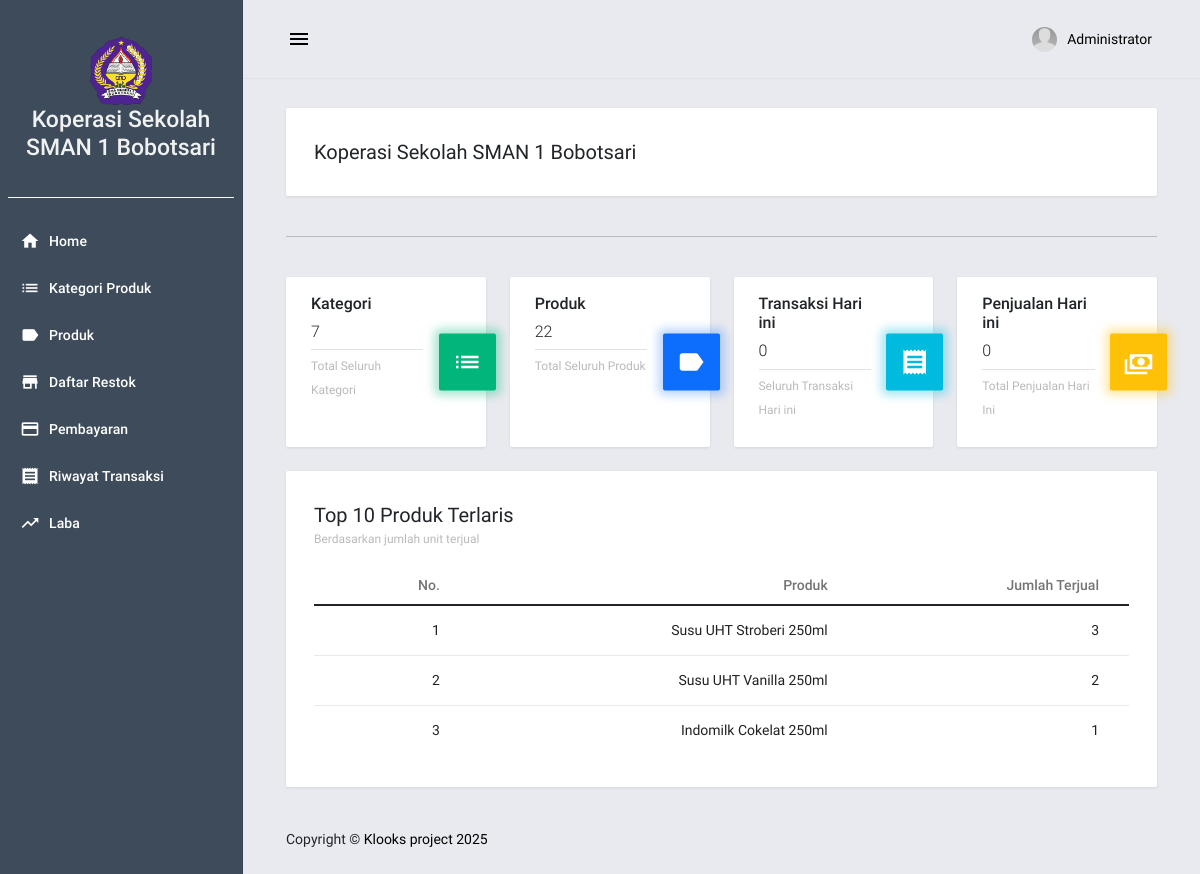
The app's page / (signed in), older data.
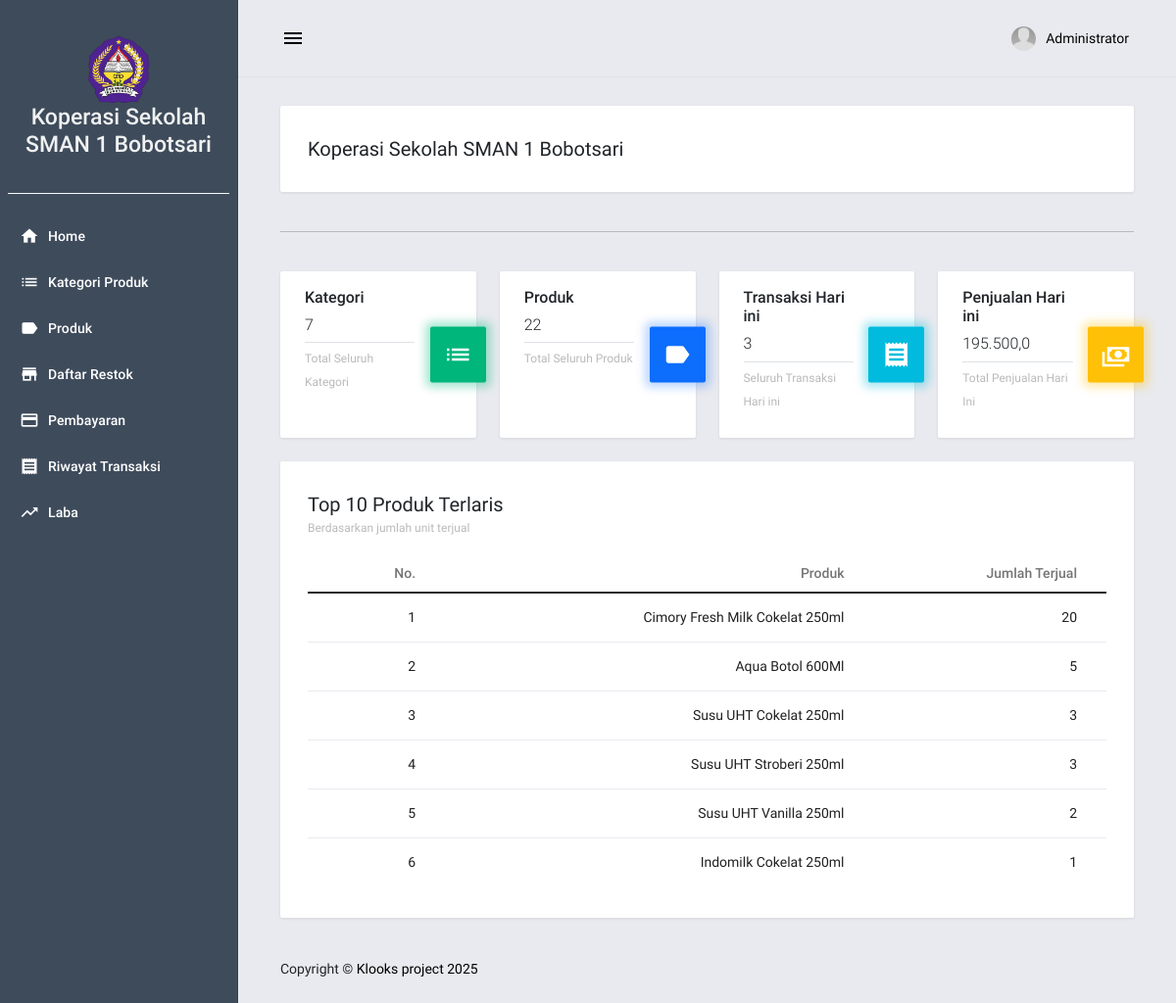
The same page, newer data.
### posApp/models.py (models this page shows, shortened)
class Products(models.Model):
    code = models.CharField(max_length=100)
    category_id = models.ForeignKey(Category, on_delete=models.CASCADE)
    name = models.TextField()
    price = models.FloatField(default=0)
    modal = models.FloatField(default=0)
    status = models.IntegerField(default=1)
    stock = models.BigIntegerField(default=0)
    date_added = models.DateTimeField(default=timezone.now)
    date_updated = models.DateTimeField(auto_now=True)

### posApp/views.py (the view)
# urls.py: 2. Add a URL to urlpatterns:  path('', views.home, name='home')
@login_required
def home(request):
    now = datetime.now()
    current_year = now.strftime("%Y")
    current_month = now.strftime("%m")
    current_day = now.strftime("%d")
    categories = len(Category.objects.all())
    products = len(Products.objects.all())
    transaction = len(Sales.objects.filter(
        date_added__year=current_year,
        date_added__month = current_month,
        date_added__day = current_day
    ))
    today_sales = Sales.objects.filter(
        date_added__year=current_year,
        date_added__month = current_month,
        date_added__day = current_day
    ).all()
    total_sales = sum(today_sales.values_list('grand_total',flat=True))
    top_products = (
        salesItems.objects.values('product_id', 'product_id__name')
        .annotate(total_qty=Sum('qty'))
        .order_by('-total_qty')[:10]
    )
    context = {
        'page_title':'Home',
        'categories' : categories,
        'products' : products,
        'transaction' : transaction,
        'total_sales' : total_sales,
        'top_products': top_products,
    }
    return render(request, 'posApp/home.html',context)

### posApp/templates/posApp/home.html (shortened to what the changed rows need)
{% extends "posApp/base.html" %} {% load humanize %} {% block pageContent %}
<div class="mdc-layout-grid__cell stretch-card mdc-layout-grid__cell--span-3-desktop mdc-layout-grid__cell--span-3-tablet">
    <div class="mdc-card info-card info-card--info">
        <div class="card-inner">
            <h5 class="card-title">Transaksi Hari ini</h5>
            <h5 class="font-weight-light pb-2 mb-1 border-bottom">{{ transaction|intcomma }}</h5>
            <p class="tx-12 text-muted">Seluruh Transaksi Hari ini</p>
            <div class="card-icon-wrapper">
                <i class="material-icons">receipt</i>
            </div>
        </div>
    </div>
</div>
<div class="mdc-layout-grid__cell stretch-card mdc-layout-grid__cell--span-3-desktop mdc-layout-grid__cell--span-3-tablet">
    <div class="mdc-card info-card info-card--warning">
        <div class="card-inner">
            <h5 class="card-title">Penjualan Hari ini</h5>
            <h5 class="font-weight-light pb-2 mb-1 border-bottom">{{ total_sales|intcomma }}</h5>
            <p class="tx-12 text-muted">Total Penjualan Hari Ini</p>
            <div class="card-icon-wrapper">
                <i class="mdi mdi-cash-multiple"></i>
            </div>
        </div>
    </div>
</div>
<div class="mdc-layout-grid__cell stretch-card mdc-layout-grid__cell--span-12">
    <div class="mdc-card">
        <div class="card-inner">
            <div class="table-responsive">
                <table class="table table-hover mb-0">
                    <thead>
                        <tr>
                            <th class="py-2">No.</th>
                            <th class="py-2">Produk</th>
                            <th class="py-2">Jumlah Terjual</th>
                        </tr>
                    </thead>
                    <tbody>
                        {% if top_products %}
                            {% for item in top_products %}
                                <tr>
                                    <td>{{ forloop.counter }}</td>
                                    <td>{{ item.product_id__name }}</td>
                                    <td>{{ item.total_qty|floatformat:0|intcomma }}</td>
                                </tr>
                            {% endfor %}
                        {% else %}
                            <tr>
                                <td colspan="3" class="text-center text-muted">Belum ada data penjualan</td>
                            </tr>
                        {% endif %}
                    </tbody>
                </table>
            </div>
        </div>
    </div>
</div>
{% endblock pageContent %}

Row changes from the older to the newer data that the page shows:
now on this page (row edited): Products: product_id__name "Cimory Fresh Milk Cokelat 250ml", total_qty "20"
now on this page (row edited): Products: product_id__name "Aqua Botol 600Ml", total_qty "5"
now on this page (row edited): Products: product_id__name "Susu UHT Cokelat 250ml", total_qty "3"
Text that changed along with them:
{{ transaction|intcomma }}: "0" → "3"
{{ total_sales|intcomma }}: "0" → "195.500,0"
